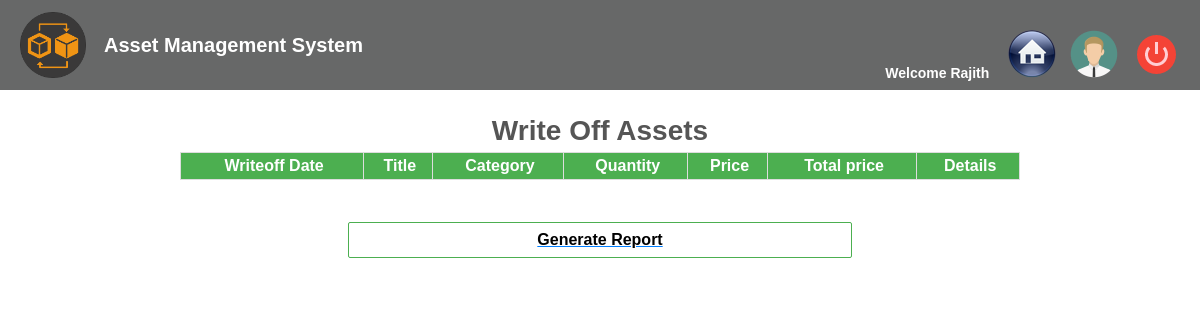
The app's page /writeoffassets.php (signed in), older data.
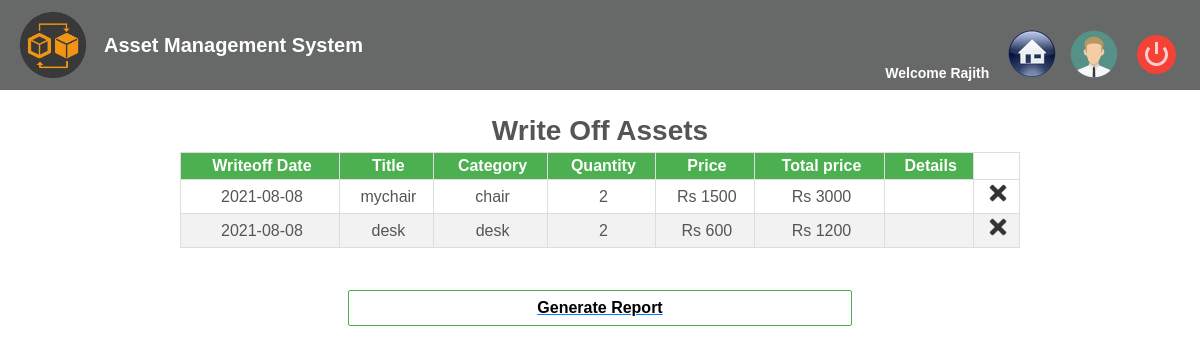
The same page, newer data.
### tables this page shows
CREATE TABLE `assets` (
  `id` int(11) NOT NULL,
  `userid` int(11) NOT NULL,
  `title` varchar(32) NOT NULL,
  `category` varchar(32) NOT NULL,
  `quantity` int(11) NOT NULL,
  `price` float NOT NULL,
  `details` varchar(1000) DEFAULT NULL,
  `writeoff_quantity` int(11) NOT NULL DEFAULT '0',
  `add_date` date NOT NULL,
  `writeoff_date` date DEFAULT NULL
);

### core/init.php (called while the page is built, shortened)
<?php
require 'db/database.php';
require 'functions/user.php';
require 'functions/asset.php';
if(logged_in() === true){
    $session_id = $_SESSION['id'];
    $user_data = user_data($con,$session_id,'id','first_name','last_name','email');
}

### core/functions/user.php (called while the page is built, shortened)
<?php
function user_data($con,$id){
    $id= (int)$id;
    $get_num = func_num_args();
    $get_args =func_get_args();
    if($get_num>1){
        unset($get_args[0],$get_args[1]);
        $fields = '`'. implode('`,`',$get_args). '`';
        $res=mysqli_query($con,"SELECT $fields FROM `users` WHERE `id`= $id");
        $data = mysqli_fetch_assoc($res);
        return $data;
    }
}
?>

### core/functions/asset.php (called while the page is built, shortened)
<?php
function getAssets($con, $userid) {
    $sql = "SELECT * FROM assets WHERE userid=$userid";
    $res = mysqli_query($con,$sql);
    return  $con->query($sql);
}
?>

### writeoffassets.php (the view, shortened to what this page needs)
<?php
require 'core/init.php';
?>
<!DOCTYPE html>
<html lang="en">
<head>
    <link rel="stylesheet" href="css/normalize.css">
    <link rel="stylesheet" type="text/css" media="screen" href="css/screen.css">
    <link rel="stylesheet" href="css/home.css" />
</head>
<body>
    <div id="page">
        <header>
            <a title="asset" href="home.php">
                <div class="logo">
                    <img src="images/logo.png" height="66px" weight="66px" />
            </a>
            <span id="title">Asset Management System</span>
    </div>
            <nav>
                    <label for="email">Welcome <?php echo $user_data['first_name']; ?> </label>
                <a href="home.php"><input type="image" src="images/icons/home.png" title="home" value="Home" style="margin-left:10px;"/></a>
                <a href="profile.php"><input type="image" src="images/icons/user.png" title="Profile" value="settings " style="margin-left:10px;"/></a>
                <a href="logout.php"><input type="image" src="images/icons/logout.png" title="Logout" value="Sign Out" style="margin-left:10px;"/></a>
            </nav>
        <div class="content-center">
            <div id="topic">Write Off Assets</div>
            <table border=0>
            <tr>
                <th>Writeoff Date</th>
                <th>Title</th>
                <th>Category</th>
                <th>Quantity</th>
                <th>Price</th>
                <th>Total price</th>
                <th>Details</th>
            </tr>
            <?php
                $result = getAssets($con, $user_data["id"]);
                $i = 1;
                while($row = $result->fetch_assoc()) {
                    if($row["writeoff_quantity"]>0){
                        echo "<tr style='background-color:";
                        if ($i % 2 == 0) {
                            echo "#f2f2f2";
                        } else {
                            echo "white";
                        }
                        $i++;
                        echo "'>";
                        echo "<td style='text-align: center'>" . $row["writeoff_date"] . "</td>";
                        echo "<td style='text-align: center'>" . $row["title"] . "</td>";
                        echo "<td style='text-align: center'>" . $row["category"] . '</td>';
                        echo '<td style="text-align: center">' . $row['writeoff_quantity'] . '</td>';
                        echo '<td style="text-align: center">' .'Rs '. $row['price'] . '</td>';
                        echo '<td style="text-align: center">'.'Rs '.$row['writeoff_quantity'] * $row['price'] . '</td>';
                        echo '<td style="text-align: center">' . $row['details'] . '</td>';
                        echo "<td style='text-align: center'><a onClick=\"javascript: return confirm('Please confirm deletion?');\" href=\"writeoffdelete.php?id=".$row['id']."\"><img src='images/icons/delete.ico' height='24'/></a></td>";
                        echo '</tr>';
                    }
            }
            ?>
            </table>
            <a href="report.php?mode=wo"><div id="report">Generate Report</div></a>
        </div>
</body>
</html>

Row changes from the older to the newer data that the page shows:
added assets: writeoff_date "2021-08-08", title "mychair", category "chair", writeoff_quantity "2", price "1500", $row['writeoff_quantity'] * $row['price'] "3000"
added assets: writeoff_date "2021-08-08", title "desk", category "desk", writeoff_quantity "2", price "600", $row['writeoff_quantity'] * $row['price'] "1200"
